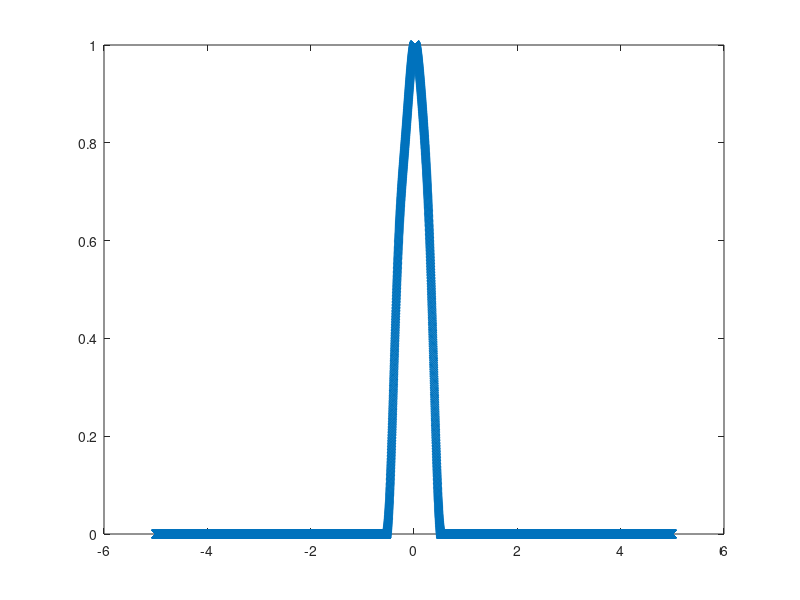

This figure's MATLAB source: (Note: this script raises an error after producing the figure.)
% Master script to Run TMTc with sample file


% Define the isolation window for MS2 spectra

%---------------------------------------------- Fusion San Jose
% For 4m/z Iso window
mz_value = [-5:0.001:5];
Fit_Iso_Window =@(x)1.101*sin(0.5564*x+1.591) + -2.168*sin(3.008*x-1.733) + 2.242*sin(2.957*x+-1.729);
Rel_Abundance = Fit_Iso_Window(mz_value);
Rel_Abundance(mz_value < -2.5 | mz_value > 2.5)= 0;
Rel_Abundance(Rel_Abundance<0)=0;
Rel_Abundance = Rel_Abundance./max(Rel_Abundance);
%plot(mz_value,Rel_Abundance,'x')
Array_Iso_Window_4p0mz = [-1*mz_value;Rel_Abundance]';




%For 0.75 m/z isolation window
mz_value = [-5:0.001:5];
Fit_Iso_Window = @(x)  1.803*sin(0.2177*x+ 0.1615) + 0.6801*sin(4.116*x+1.659) +  0.04869*sin(22.93*x+0.8223);
Rel_Abundance = Fit_Iso_Window(mz_value);
Rel_Abundance(mz_value < -.45 | mz_value > 0.6)= 0;
Rel_Abundance(Rel_Abundance<0)=0;
Rel_Abundance = Rel_Abundance./max(Rel_Abundance);
%plot(mz_value,Rel_Abundance,'x')
Array_Iso_Window_0p75mz = [-1*mz_value;Rel_Abundance]';

% For 0.5 m/z isolation window
mz_value = [-5:0.001:5];
Fit_Iso_Window = @(x)  1.081*sin(4.39*x+1.489) + 1.274*sin(18.31*x+1.537) + 1.294*sin(18.83*x-1.631);
Rel_Abundance = Fit_Iso_Window(mz_value);
Rel_Abundance(mz_value < -0.3 | mz_value > 0.45)= 0;
Rel_Abundance(Rel_Abundance<0)=0;
Rel_Abundance = Rel_Abundance./max(Rel_Abundance);
%plot(mz_value,Rel_Abundance,'x')
Array_Iso_Window_0p5mz = [-1*mz_value;Rel_Abundance]';  


%---------------------------------------------- Lumos, Robert 09-13-2015

% For 0.5 m/z isolation window on Lumos
mz_value = [-5:0.001:5];
Fit_Iso_Window = @(x)  1.125*sin(3.579*x+1.432) + 0.4842*sin(16.33*x+1.285) + 0.1908*sin(20.11*x+0.8704) + ... 
                    0.6793*sin(17.53*x+4.291);
Rel_Abundance = Fit_Iso_Window(mz_value);
Rel_Abundance(mz_value < -0.4 | mz_value > 0.55)= 0;
Rel_Abundance(Rel_Abundance<0)=0;
Rel_Abundance = Rel_Abundance./max(Rel_Abundance);
%plot(mz_value,Rel_Abundance,'x')
Array_Iso_Window_0p5mz_Lumos = [mz_value;Rel_Abundance]';  

% For 2 m/z isolation window on Lumos
mz_value = [-5:0.001:5];
       a1 =      0.5934;  
       b1 =      0.4233;  
       c1 =       1.579;  
       a2 =      0.5055;  
       b2 =       1.691; 
       c2 =       1.457;  
       a3 =      0.1363;% (-1.81e+06, 1.81e+06)
       b3 =       5.075;%  (-2.922e+05, 2.922e+05)
       c3 =      -4.337;%  (-3.012e+06, 3.012e+06)
       a4 =     0.09227;%  (-3040, 3040)
       b4 =       6.832;%  (-1.377e+04, 1.378e+04)
       c4 =       1.583;%  (-280.7, 283.9)
       a5 =     -0.2557;%  (-1.828e+06, 1.828e+06)
       b5 =       5.199;%  (-6.818e+05, 6.818e+05)
       c5 =       1.681;%  (-3.102e+05, 3.102e+05)
       a6 =     0.06395;%  (-8.744, 8.872)
       b6 =       10.45;%  (-48.01, 68.9)
       c6 =      -1.707;%  (-8.014, 4.6)
       a7 =      0.1009;%  (-2.395e+04, 2.395e+04)
       b7 =       3.734;%  (-1.549e+05, 1.549e+05)
       c7 =      -1.413;%  (-3.007e+04, 3.007e+04)
       a8 =      0.0105;%  (-18.59, 18.61)
       b8 =       9.415;%  (-240.6, 259.5)
       c8 =      -4.086;%  (-1431, 1423)
Fit_Iso_Window = @(x)   a1*sin(b1*x+c1) + a2*sin(b2*x+c2) + a3*sin(b3*x+c3) + ...
                    a4*sin(b4*x+c4) + a5*sin(b5*x+c5) + a6*sin(b6*x+c6) + ...
                    a7*sin(b7*x+c7) + a8*sin(b8*x+c8);
                
% For 1p4 isolation window on Lumos 

mz_value = [-5:0.001:5];

       a1 =      0.7095 ;
       b1 =      0.8327 ;
       c1 =       1.591 ;
       a2 =       8.143 ;
       b2 =        4.23 ;
       c2 =       1.566 ;
       a3 =      0.5766 ;
       b3 =       10.11 ;
       c3 =      -1.547 ;
       a4 =       7.791 ;
       b4 =       4.295 ;
       c4 =       4.706 ;
       a5 =      0.5433 ;
       b5 =       10.41 ;
       c5 =       1.599 ;
Fit_Iso_Window = @(x)   a1*sin(b1*x+c1) + a2*sin(b2*x+c2) + a3*sin(b3*x+c3) + ...
                    a4*sin(b4*x+c4) + a5*sin(b5*x+c5);
                
Rel_Abundance = Fit_Iso_Window(mz_value);
Rel_Abundance(mz_value < -0.9 | mz_value > 0.9)= 0;
Rel_Abundance(Rel_Abundance<0)=0;
Rel_Abundance = Rel_Abundance./max(Rel_Abundance);
%plot(mz_value,Rel_Abundance,'x')
Array_Iso_Window_1p4mz_Lumos = [mz_value;Rel_Abundance]';  

%Isolation window 0p6 Lumos 

       a1 =      0.4643  ;
       b1 =       1.104  ;
       c1 =       1.791  ;
       a2 =       0.726  ;
       b2 =       3.908 ;
       c2 =       1.493  ;
       a3 =        17.3  ;
       b3 =          15  ;
       c3 =      -1.612  ;
       a4 =      0.7116  ;
       b4 =       13.61  ;
       c4 =        1.47  ;
       a5 =       16.62  ;
       b5 =       15.06  ;
       c5 =       1.531 ;
Fit_Iso_Window = @(x)   a1*sin(b1*x+c1) + a2*sin(b2*x+c2) + a3*sin(b3*x+c3) + ...
                    a4*sin(b4*x+c4) + a5*sin(b5*x+c5);
                
Rel_Abundance = Fit_Iso_Window(mz_value);
Rel_Abundance(mz_value < -0.55 | mz_value > 0.55)= 0;
Rel_Abundance(Rel_Abundance<0)=0;
Rel_Abundance = Rel_Abundance./max(Rel_Abundance);
plot(mz_value,Rel_Abundance,'x')
Array_Iso_Window_0p6mz_Lumos = [mz_value;Rel_Abundance]';        
       

%Call the master program
for filenames = {'v11104_Ynmin1_yeast_only.csv'}
results = demo_TMTc_iso_Window(filenames{1},6,[1,1,1,1,1],1,2000,Array_Iso_Window_4p0mz,0.01);
saving_results_name = strsplit(filenames{1},'.')
save(saving_results_name{1},'results')
clear results
end




